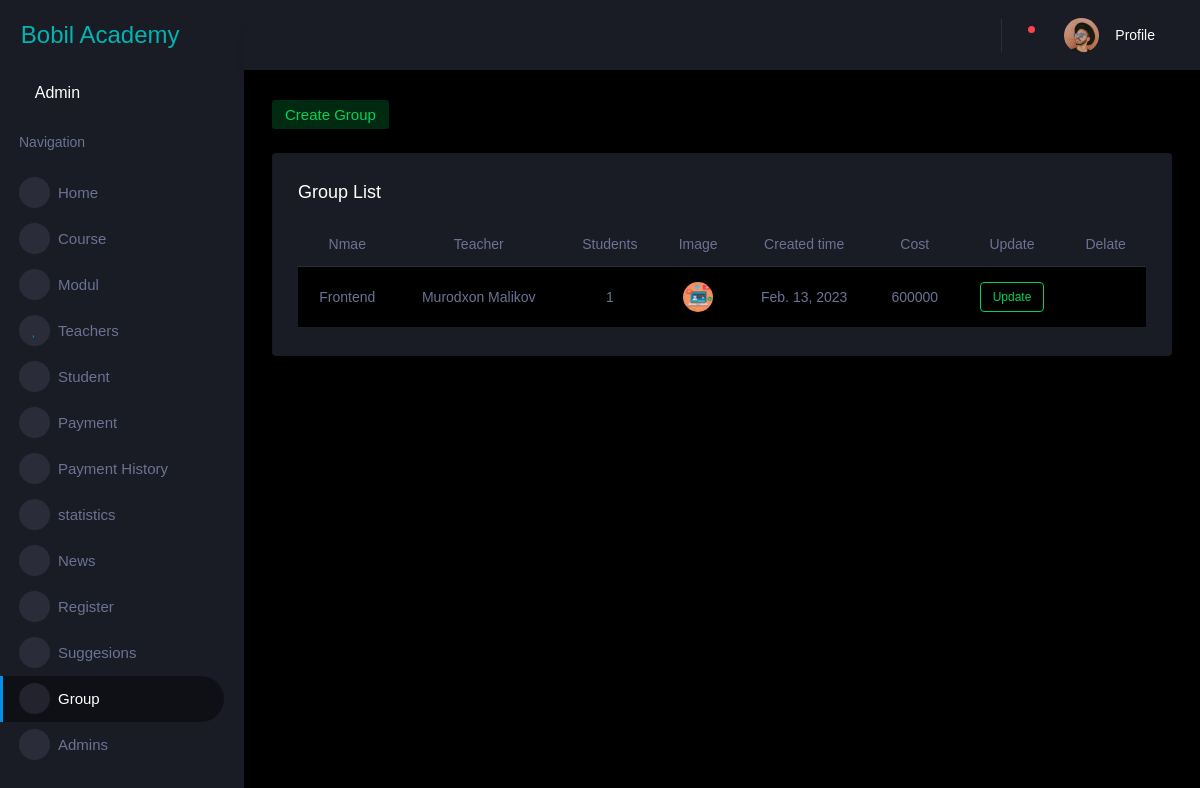
Screenshot of /dashboard/group/ (signed in) with the database file from the repository.
### teaching/models.py (models this page shows, shortened)
class Group(models.Model):
    slug = models.SlugField(unique=True,blank=True)
    name = models.CharField(max_length=150, blank=True, null=True)
    teacher = models.ForeignKey(
        Teacher, on_delete=models.CASCADE, blank=True, null=True)
    students = models.ManyToManyField(Student)
    image = models.ImageField(upload_to="Groups", blank=True, null=True)
    cost = models.IntegerField(default=0,blank=True)
    data_created = models.DateField(auto_now_add=True)
    @property
    def imageURL(self):
        try:
            return self.image.url
        except:
            return ''

### user/models.py (models this page shows, shortened)
class Teacher(models.Model):
    user = models.OneToOneField(CustomUser, on_delete=models.CASCADE)
    bio = models.CharField(max_length=250, blank=True, default='Bio')
    image = models.ImageField(
        upload_to='Teacher_images', blank=True, null=True)
    specialization = models.CharField(
        max_length=100, blank=True, default='Jamoa Azosi')
    teacher = TeacherManager()
    objects = models.Manager()
    def __str__(self):
        return f'{self.user.first_name} {self.user.last_name}'

class CustomUser(AbstractUser):
    TEACHER = 'Teacher'
    STUDENT = 'Student'
    ADMIN = "Admin"
    USER_TYPE = [
        (TEACHER, 'Teacher'),
        (STUDENT, 'Student'),
        (ADMIN, 'Admin'),
    ]
    first_name = models.CharField(max_length=200)
    last_name = models.CharField(max_length=200)
    phone = models.CharField(max_length=13, unique=True, null=True)
    date_joined = models.DateTimeField(auto_now_add=True)
    user_type = models.CharField(
        max_length=7, choices=USER_TYPE, default=STUDENT)
    username_validator = UnicodeUsernameValidator()
    username = models.CharField(
        'username',
        max_length=150,
        unique=True,
        null=True,
        help_text='Required. 150 characters or fewer. Letters, digits and @/./+/-/_ only.',
        validators=[username_validator],
        error_messages={
            'unique': "A user with that username already exists.",
        },
    )
    def __str__(self):
        return f"{self.first_name}" or f"{self.username} this is admin"

### eduspace/decorators.py (the view)
    def wrapper(request, *args, **kwargs):
        if request.user.is_authenticated:
            if request.user.is_staff or request.user.user_type == 'Admin':
                return(function(request, *args, **kwargs))
            else:
                return redirect('404')
        else:
            return redirect('404')

### eduspace/contex_processor.py (called while the page is built)
def contactRenderer(request):
    context={
        'contact':Contact.objects.all().first()
    }
    return context

### eduspace/views.py (called while the page is built)
@adminonly
def group(request):
    groups = Group.objects.all()
    form = GroupForm()
    if request.method == 'POST':
        form = GroupForm(request.POST,request.FILES)
        if form.is_valid():
            form.save()
    context = {
        'groups':groups,
        'form':form
    }
    return render(request,'dashboard/group.html',context=context)

### user/models.py (called while the page is built)
    def __str__(self):
        return f'{self.user.username} {self.user.last_name}'

### templates/dashboard/group.html (shortened to what this page needs)
{% extends 'dashboard/dashboard.html' %}
{% load video_tags %}
{% load static %}
{% block nav %}
{% load crispy_forms_tags %}
<li class="nav-item menu-items " >
  <a class="nav-link" href="{% url 'dashboard' %}">
    <span class="menu-icon">
      <i class="mdi mdi-airplay"></i>
    </span>
    <span class="menu-title">Home</span>
  </a>
</li>
 <li class="nav-item menu-items" >
  <a class="nav-link" href="{% url 'course' %}">
    <span class="menu-icon">
      <i class="mdi mdi-book"></i>
    </span>
    <span class="menu-title">Course</span>
  </a>
</li>
 <li class="nav-item menu-items" >
  <a class="nav-link" href="{% url 'modul' %}">
    <span class="menu-icon">
      <i class="mdi mdi-book"></i>
    </span>
    <span class="menu-title">Modul</span>
  </a>
</li>
<li class="nav-item menu-items" >
  <a class="nav-link" href="{% url 'teacher' %}">
    <span class="menu-icon">
      <i class="mdi mdi-account"></i>
    </span>
    <span class="menu-title">Teachers</span>
  </a>
</li>
<li class="nav-item menu-items" >
  <a class="nav-link" href="{% url 'student' %}">
    <span class="menu-icon">
      <i class="mdi mdi-account-multiple-outline"></i>
    </span>
    <span class="menu-title">Student</span>
  </a>
</li>
<li class="nav-item menu-items" >
  <a class="nav-link" href="{% url 'payment' %}">
    <span class="menu-icon">
      <i class="mdi mdi-currency-usd"></i>
    </span>
    <span class="menu-title">Payment</span>
  </a>
</li>
<li class="nav-item menu-items" >
  <a class="nav-link" href="{% url 'payment_history' %}">
    <span class="menu-icon">
      <i class="mdi mdi-currency-usd"></i>
    </span>
    <span class="menu-title">Payment History</span>
  </a>
</li>
<li class="nav-item menu-items" >
  <a class="nav-link" href="{% url 'statistics' %}">
    <span class="menu-icon">
      <i class="mdi mdi-contacts"></i>
    </span>
    <span class="menu-title">statistics</span>
  </a>
</li>
<li class="nav-item menu-items" >
  <a class="nav-link" href="{% url 'news' %}">
    <span class="menu-icon">
      <i class="mdi mdi-message"></i>
    </span>
    <span class="menu-title">News</span>
  </a>
</li>
<li class="nav-item menu-items " >
  <a class="nav-link" href="{% url 'register' %}">
    <span class="menu-icon">
      <i class="mdi mdi-message"></i>
    </span>
    <span class="menu-title">Register</span>
  </a>
</li>
<li class="nav-item menu-items">
  <a class="nav-link" href="{% url 'sugessions' %}">
      <span class="menu-icon">
          <i class="mdi mdi-message"></i>
      </span>
      <span class="menu-title">Suggesions</span>
  </a>
</li>
<li class="nav-item menu-items active" >
  <a class="nav-link" href="{% url 'group' %}">
    <span class="menu-icon">
      <i class="mdi mdi-message"></i>
    </span>
    <span class="menu-title">Group</span>
  </a>
</li>
{% if request.user.is_staff %}
<li class="nav-item menu-items">
    <a class="nav-link" href="{% url 'admins' %}">
        <span class="menu-icon">
            <i class="mdi mdi-message"></i>
        </span>
        <span class="menu-title">Admins</span>
    </a>
</li>
{% endif %}
{% endblock %}
{% block content %}
<div class="page-header" style="float: left;">
  <button class="btn btn-inverse-success" id="add">Create Group</button>
</div>
<div class="row" style="clear: both;" >
  <div class="col-lg-12 grid-margin stretch-card">
    <div class="card">
      <div class="card-body">
        <h4 class="card-title">Group List</h4>
        <div class="table-responsive">
          <table class="table table-striped">
            <thead>
              <tr style="text-align: center;">
                <th> Nmae </th>
                <th> Teacher </th>
                <th> Students </th>
                <th> Image </th>
                <th> Created time </th>
                <th> Cost </th>
                <th> Update </th>
                <th> Delate </th>
              </tr>
            </thead>
            <tbody>
              {% for group in groups %}
                <tr style="text-align: center;" id="{{ group.id }}">
                  <td class="py-1">
                    {{ group.name }}
                  </td>
                  <td> {{ group.teacher }}</td>
                  <td> {{ group.students.all.count }}</td>
                  <td><img src="{{ group.imageURL }}" alt="image"/></td>
                  <td> {{ group.data_created }} </td>
                  <td> {{ group.cost }} </td>
                  <td><a href="{% url 'update_group' group.pk %}"><div class="badge badge-outline-success">Update</div></a></td>
                  <td> <i onclick="removeGroup({{ group.id }})" class="mdi mdi-delete-circle " style="font-size: 30px;"></i> </td>
                </tr>
              {% endfor %}
            </tbody>
          </table>
        </div>
      </div>
    </div>
  </div>
</div>
{% endblock %}

### rows the page displays
Group: name "Frontend", teacher "Murodxon Malikov", students.all.count "1", imageURL (picture), data_created "Feb. 13, 2023", cost "600000"
